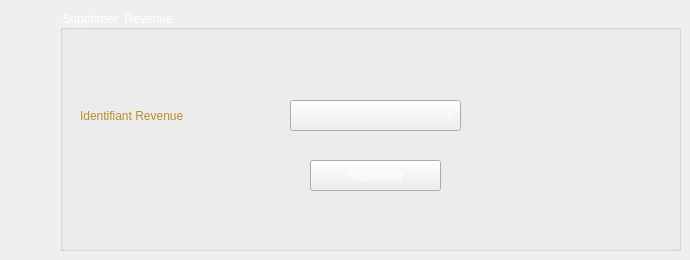
     <widget class="QWidget" name="Supprimer">
      <attribute name="title">
       <string>Supprimer</string>
      </attribute>
      <widget class="QGroupBox" name="groupBox_4">
       <property name="geometry">
        <rect>
         <x>60</x>
         <y>10</y>
         <width>621</width>
         <height>241</height>
        </rect>
       </property>
       <property name="styleSheet">
        <string notr="true">font: 75 12pt &quot;Adobe Gothic Std B&quot;;
color: rgb(255, 255, 255);</string>
       </property>
       <property name="title">
        <string>Supprimer  Revenue</string>
       </property>
       <widget class="QPushButton" name="pushButton_supprimerRevenue">
        <property name="geometry">
         <rect>
          <x>250</x>
          <y>150</y>
          <width>131</width>
          <height>31</height>
         </rect>
        </property>
        <property name="styleSheet">
         <string notr="true">font: 15pt &quot;MV Boli&quot;;
</string>
        </property>
        <property name="text">
         <string>Supprimer</string>
        </property>
       </widget>
       <widget class="QLabel" name="label_6">
        <property name="geometry">
         <rect>
          <x>20</x>
          <y>80</y>
          <width>201</width>
          <height>51</height>
         </rect>
        </property>
        <property name="styleSheet">
         <string notr="true">font: 16pt &quot;MV Boli&quot;;
color: rgb(185, 142, 42);</string>
        </property>
        <property name="text">
         <string>Identifiant Revenue</string>
        </property>
       </widget>
       <widget class="QLabel" name="label_25">
        <property name="geometry">
         <rect>
          <x>450</x>
          <y>50</y>
          <width>101</width>
          <height>91</height>
         </rect>
        </property>
        <property name="text">
         <string/>
        </property>
        <property name="pixmap">
         <pixmap>../delete1.png</pixmap>
        </property>
       </widget>
       <widget class="QComboBox" name="cb_supp_r">
        <property name="geometry">
         <rect>
          <x>230</x>
          <y>90</y>
          <width>171</width>
          <height>31</height>
         </rect>
        </property>
       </widget>
      </widget>
     </widget>
